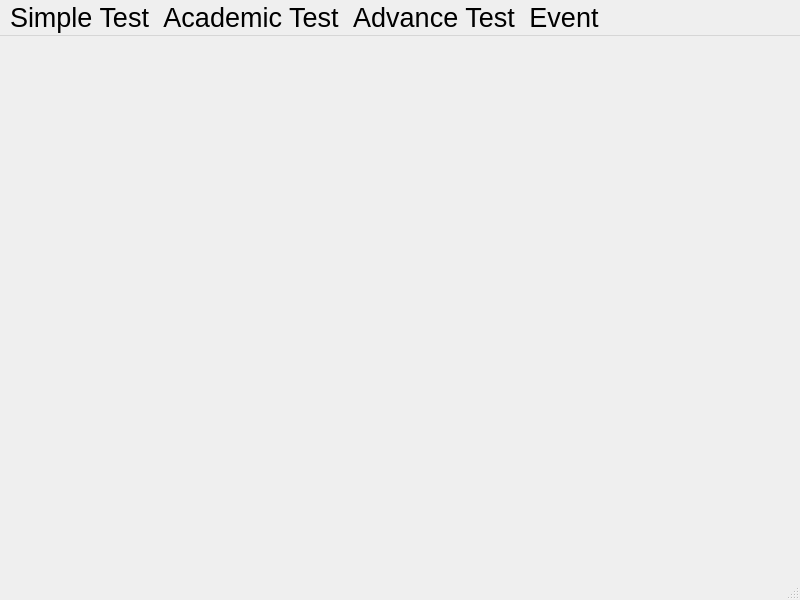
<?xml version="1.0" encoding="UTF-8"?>
<ui version="4.0">
 <class>dropmenu</class>
 <widget class="QMainWindow" name="dropmenu">
  <property name="geometry">
   <rect>
    <x>0</x>
    <y>0</y>
    <width>800</width>
    <height>600</height>
   </rect>
  </property>
  <property name="font">
   <font>
    <pointsize>20</pointsize>
   </font>
  </property>
  <property name="windowTitle">
   <string>MainWindow</string>
  </property>
  <widget class="QWidget" name="centralwidget"/>
  <widget class="QMenuBar" name="menubar">
   <property name="geometry">
    <rect>
     <x>0</x>
     <y>0</y>
     <width>800</width>
     <height>43</height>
    </rect>
   </property>
   <widget class="QMenu" name="menuSimple_Test">
    <property name="font">
     <font>
      <pointsize>15</pointsize>
     </font>
    </property>
    <property name="title">
     <string>Simple Test</string>
    </property>
    <widget class="QMenu" name="menuEasy">
     <property name="font">
      <font>
       <pointsize>15</pointsize>
      </font>
     </property>
     <property name="title">
      <string>Easy</string>
     </property>
     <addaction name="actionMath"/>
     <addaction name="actionPhysic"/>
     <addaction name="actionKhmer"/>
     <addaction name="actionEnglish"/>
     <addaction name="actionChemistry"/>
     <addaction name="actionBiology"/>
    </widget>
    <widget class="QMenu" name="menuNormal">
     <property name="font">
      <font>
       <pointsize>15</pointsize>
      </font>
     </property>
     <property name="title">
      <string>Normal</string>
     </property>
     <addaction name="actionMath_2"/>
     <addaction name="actionPhysic_2"/>
     <addaction name="actionKhmer_2"/>
     <addaction name="actionEnglish_2"/>
     <addaction name="actionChemistry_2"/>
     <addaction name="actionBiology_2"/>
    </widget>
    <widget class="QMenu" name="menuHard">
     <property name="font">
      <font>
       <pointsize>15</pointsize>
      </font>
     </property>
     <property name="title">
      <string>Hard</string>
     </property>
     <addaction name="actionMath_3"/>
     <addaction name="actionPhysic_3"/>
     <addaction name="actionKhmer_3"/>
     <addaction name="actionEnglish_3"/>
     <addaction name="actionChemistry_3"/>
     <addaction name="actionBiology_3"/>
    </widget>
    <addaction name="menuEasy"/>
    <addaction name="menuNormal"/>
    <addaction name="menuHard"/>
   </widget>
   <widget class="QMenu" name="menuAcademic_Test">
    <property name="font">
     <font>
      <pointsize>15</pointsize>
     </font>
    </property>
    <property name="title">
     <string>Academic Test</string>
    </property>
    <addaction name="actionIELT"/>
    <addaction name="actionTOEFL"/>
   </widget>
   <widget class="QMenu" name="menuAdvance_Test">
    <property name="font">
     <font>
      <pointsize>15</pointsize>
     </font>
    </property>
    <property name="title">
     <string>Advance Test</string>
    </property>
    <addaction name="actionITC"/>
    <addaction name="actionIFL"/>
    <addaction name="actionKIT"/>
    <addaction name="actionNEPTIC"/>
   </widget>
   <widget class="QMenu" name="menuEvent">
    <property name="title">
     <string>Event</string>
    </property>
   </widget>
   <addaction name="menuSimple_Test"/>
   <addaction name="menuAcademic_Test"/>
   <addaction name="menuAdvance_Test"/>
   <addaction name="menuEvent"/>
  </widget>
  <widget class="QStatusBar" name="statusbar"/>
  <action name="actionMath">
   <property name="text">
    <string>Math</string>
   </property>
  </action>
  <action name="actionPhysic">
   <property name="text">
    <string>Physic</string>
   </property>
  </action>
  <action name="actionKhmer">
   <property name="text">
    <string>Khmer</string>
   </property>
  </action>
  <action name="actionEnglish">
   <property name="text">
    <string>English</string>
   </property>
  </action>
  <action name="actionChemistry">
   <property name="text">
    <string>Chemistry</string>
   </property>
  </action>
  <action name="actionBiology">
   <property name="text">
    <string>Biology</string>
   </property>
  </action>
  <action name="actionMath_2">
   <property name="text">
    <string>Math</string>
   </property>
  </action>
  <action name="actionPhysic_2">
   <property name="text">
    <string>Physic</string>
   </property>
  </action>
  <action name="actionKhmer_2">
   <property name="text">
    <string>Khmer</string>
   </property>
  </action>
  <action name="actionEnglish_2">
   <property name="text">
    <string>English</string>
   </property>
  </action>
  <action name="actionChemistry_2">
   <property name="text">
    <string>Chemistry</string>
   </property>
  </action>
  <action name="actionBiology_2">
   <property name="text">
    <string>Biology</string>
   </property>
  </action>
  <action name="actionMath_3">
   <property name="text">
    <string>Math</string>
   </property>
  </action>
  <action name="actionPhysic_3">
   <property name="text">
    <string>Physic</string>
   </property>
  </action>
  <action name="actionKhmer_3">
   <property name="text">
    <string>Khmer</string>
   </property>
  </action>
  <action name="actionEnglish_3">
   <property name="text">
    <string>English</string>
   </property>
  </action>
  <action name="actionChemistry_3">
   <property name="text">
    <string>Chemistry</string>
   </property>
  </action>
  <action name="actionBiology_3">
   <property name="text">
    <string>Biology</string>
   </property>
  </action>
  <action name="actionIELT">
   <property name="text">
    <string>IELT</string>
   </property>
  </action>
  <action name="actionTOEFL">
   <property name="text">
    <string>TOEFL</string>
   </property>
  </action>
  <action name="actionITC">
   <property name="text">
    <string>ITC</string>
   </property>
  </action>
  <action name="actionIFL">
   <property name="text">
    <string>IFL</string>
   </property>
  </action>
  <action name="actionKIT">
   <property name="text">
    <string>KIT</string>
   </property>
  </action>
  <action name="actionNEPTIC">
   <property name="text">
    <string>NEPTIC</string>
   </property>
  </action>
 </widget>
 <resources/>
 <connections/>
</ui>
